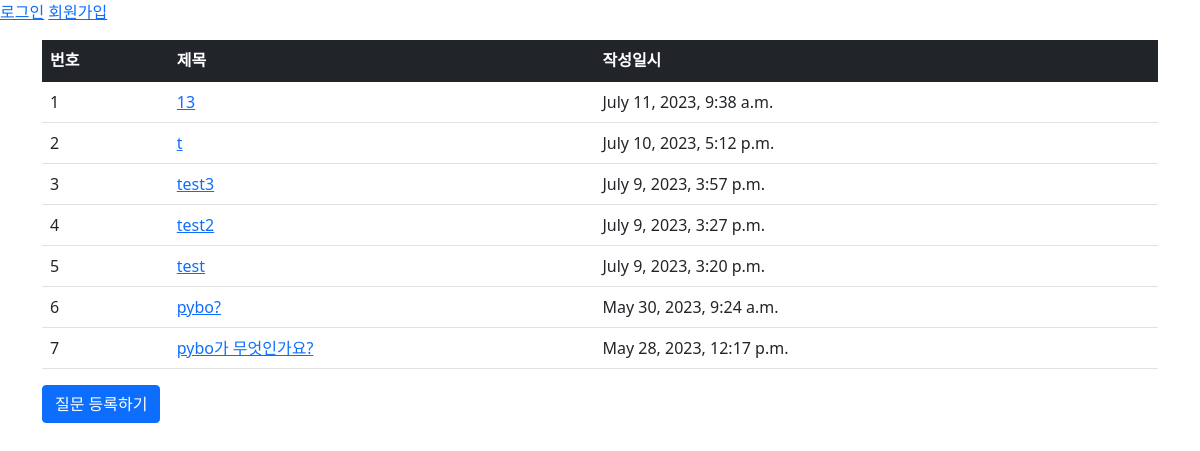
Page /pybo/ on the earlier database version.
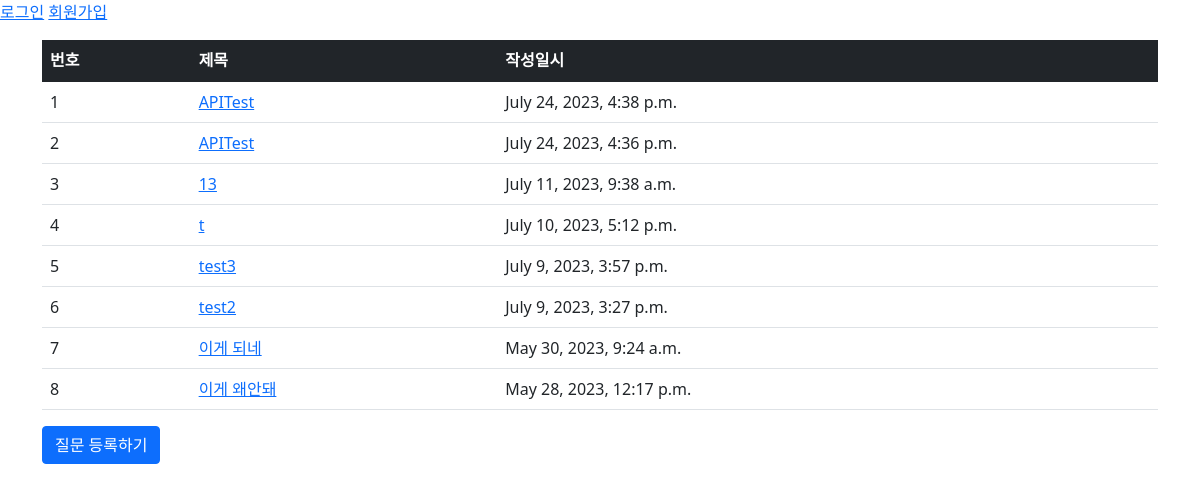
Same page on the later database version.
### pybo/models.py (models this page shows, shortened)
class Question(models.Model):
    subject = models.CharField(max_length = 200)
    author = models.ForeignKey(User, on_delete=models.CASCADE)
    content = models.TextField()
    create_date = models.DateTimeField()
    modify_date = models.DateTimeField(null=True, blank=True)
    star = models.ManyToManyField(User, related_name='stars',blank=True)

### pybo/views.py (the view)
# urls.py: path('', views.index, name = 'index'),
def index(request):
    question_list = Question.objects.order_by('-create_date')
    context = {'question_list': question_list}
    return render(request, 'pybo/question_list.html', context)

### templates/pybo/question_list.html
{% extends 'common/base.html' %}
{% block content %}
<div class="container my-3">
    <table class="table">
        <thead>
        <tr class="table-dark">
            <th>번호</th>
            <th>제목</th>
            <th>작성일시</th>
        </tr>
        </thead>
        <tbody>
        {% if question_list %}
        {% for question in question_list %}
        <tr>
            <td>{{ forloop.counter }}</td>
            <td>
                <a href="{% url 'pybo:detail' question.id %}">{{ question.subject }}</a>
            </td>
            <td>{{ question.create_date }}</td>
        </tr>
        {% endfor %}
        {% else %}
        <tr>
            <td colspan="3">질문이 없습니다.</td>
        </tr>
        {% endif %}
        </tbody>
    </table>
    <a href="{% url 'pybo:question_form' %}" class="btn btn-primary">질문 등록하기</a>
</div>
{% endblock %}

### templates/common/base.html (shortened to what this page needs)
{% load static %}
<!doctype html>
<html lang="ko">
<head>
    <link rel="stylesheet" type="text/css" href="{% static 'bootstrap.min.css' %}">
    <link rel="stylesheet" type="text/css" href="{% static 'style.css' %}">
</head>
<body>
<div>
    {% if not user.is_authenticated %}
        <a href="{% url 'common:login' %}">로그인</a>
        <a href="{% url 'common:signup' %}">회원가입</a>
    {% else %}
        <a href="{% url 'common:logout' %}">{{user.username}}</a>
        <a href="{% url 'common:mypage' %}">마이페이지</a>
    {% endif %}
</div>
{% block content %}
{% endblock %}
</body>
</html>

Differences in the rows shown:
removed Question: subject "test", create_date "July 9, 2023, 3:20 p.m."
added Question: subject "APITest", create_date "July 24, 2023, 4:38 p.m."
added Question: subject "APITest", create_date "July 24, 2023, 4:36 p.m."
changed Question "May 30, 2023, 9:24 a.m.": subject "pybo?" → "이게 되네"
changed Question: subject "pybo가 무엇인가요?" → "이게 왜안돼"
